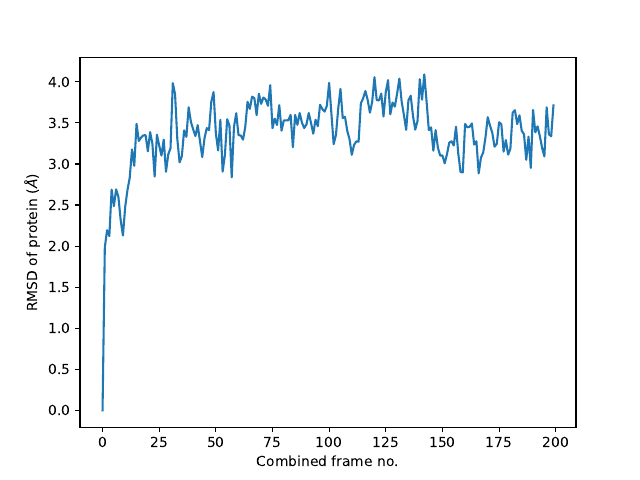

This figure's Python source:
import MDAnalysis as mda  # make sure you have latest version > 2.0.0
import numpy as np
import matplotlib.pyplot as pp

from MDAnalysis.analysis.rms import RMSD

# Create two universes for each trajectory
uni1 = mda.Universe('output.pdb', 'output1.dcd')
uni2 = mda.Universe('output.pdb', 'output2.dcd')

# Create two rmsd objects for each trajectory
rmsd1 = RMSD(uni1, select='protein') 
rmsd2 = RMSD(uni2, select='protein', reference=uni1, ref_frame=0)

# Run first one on first 100, second one on last 100
rmsd1.run(stop=100)
rmsd2.run(start = uni2.trajectory.n_frames - 100)

# Combine the two separate rmsds into one array
rmsd_only1 = rmsd1.results['rmsd'][:,2]
rmsd_only2 = rmsd2.results['rmsd'][:,2]

rmsd_ext = np.concatenate([rmsd_only1, rmsd_only2])

# Plot
fig, ax = pp.subplots()
ax.plot(rmsd_ext)
ax.set_xlabel("Combined frame no.")
ax.set_ylabel("RMSD of protein ($\AA$)")
pp.savefig("combined_rmsd.pdf")
